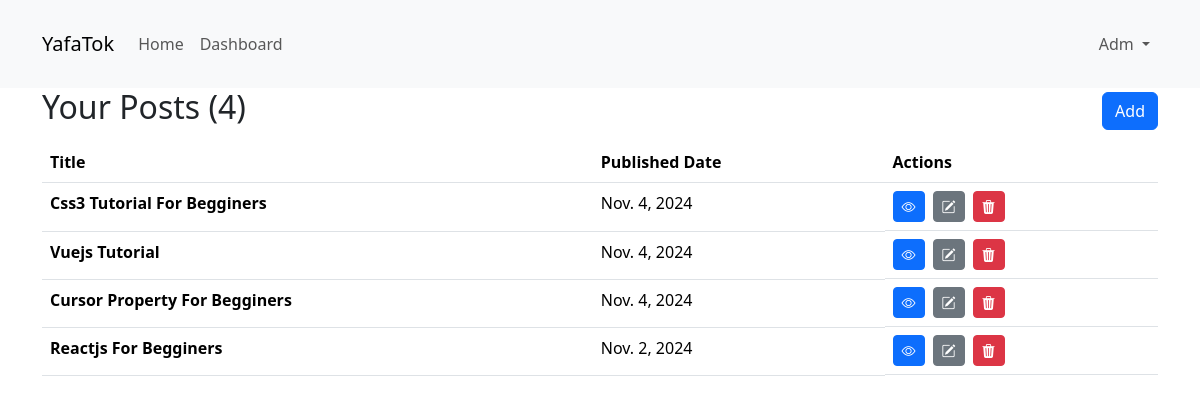
The page /dashboard/ (signed in) on the database as committed earlier.
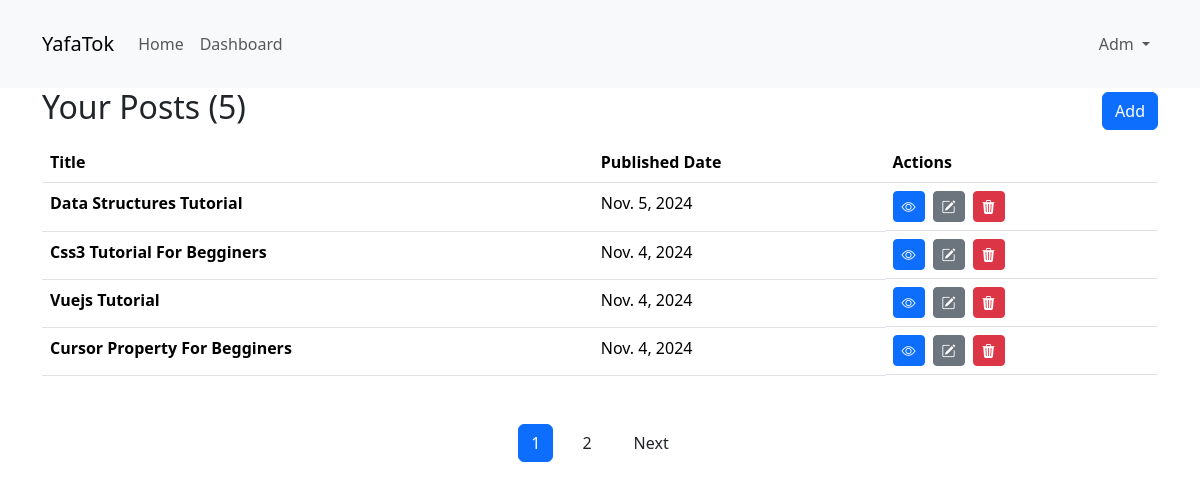
The same page on the database as committed later.
### posts/models.py (models this page shows, shortened)
class Post(models.Model):
    title = models.CharField(max_length=255)
    description = models.TextField()
    image = models.ImageField(upload_to="posts")
    user = models.ForeignKey(User, on_delete=models.CASCADE)
    tags = models.ManyToManyField(Tag)
    created_at = models.DateField(auto_now_add=True)
    updated_at = models.DateField(auto_now=True)

### posts/views.py (the view)
# urls.py: path("dashboard/", views.index, name="posts.index"),
def index(request: HttpRequest) -> HttpResponse:
    if not request.user.is_authenticated:
        return HttpResponseRedirect(reverse("auth.login"))
    page_number = request.GET.get("p", 1)
    current_user_posts = Post.objects.filter(user=request.user)
    posts = Paginator(current_user_posts.order_by("-updated_at"), 4).get_page(
        page_number
    )
    return render(
        request,
        "posts/index.html",
        {"posts": posts, "count": current_user_posts.count()},
    )

### posts/templates/posts/index.html (shortened to what this page needs)
{% extends "base.html" %}
{% block body %}
<div class="d-flex justify-content-between align-items-center">
    <h2>Your Posts ({{count}})</h2>
    <a href="{% url "posts.create" %}" class="btn btn-primary">Add</a>
</div>
<div>
    <table class="mt-2 table">
        <thead>
            <tr>
                <th scope="col">Title</th>
                <th scope="col">Published Date</th>
                <th scope="col">Actions</th>
            </tr>
        </thead>
        <tbody>
            {% for post in posts %}
                <tr>
                    <th scope="row">{{post.title|title}}</th>
                    <td>{{post.updated_at|date}}</td>
                    <td class='d-flex align-items-center gap-2'>
                        <a class='btn btn-primary btn-sm' href="{% url "posts.show" id=post.id %}">
                            <i class="bi bi-eye"></i>
                        </a>
                        <a class='btn btn-secondary btn-sm' href="{% url "posts.update" id=post.id %}">
                            <i class="bi bi-pencil-square"></i>
                        </a>
                        <button type='button' data-bs-toggle="modal" data-bs-target="#exampleModal-{{post.id}}" class='btn btn-danger btn-sm'>
                            <i class="bi bi-trash3-fill"></i>
                        </button>
                    </td>
                </tr>
                {% empty %}
                <th colspan="3" scope='row'>Don't have any posts</th>
            {% endfor %}
        </tbody>
    </table>
    {% if count > 4 %}
        {% include "posts/includes/posts-pagination.html" %}
    {% endif %}
</div>
{% endblock body %}

Rows that differ between the two databases and show on the page:
no longer on this page (row unchanged): Post: title "Reactjs For Begginers", updated_at "Nov. 2, 2024"
added Post: title "Data Structures Tutorial", updated_at "Nov. 5, 2024"
Other text that changed with them:
{{ count }}: "4" → "5"
{{ posts.number }}: (not shown) → "1"
{{ posts.next_page_number }}: (not shown) → "2"
text now shown: "Next"
